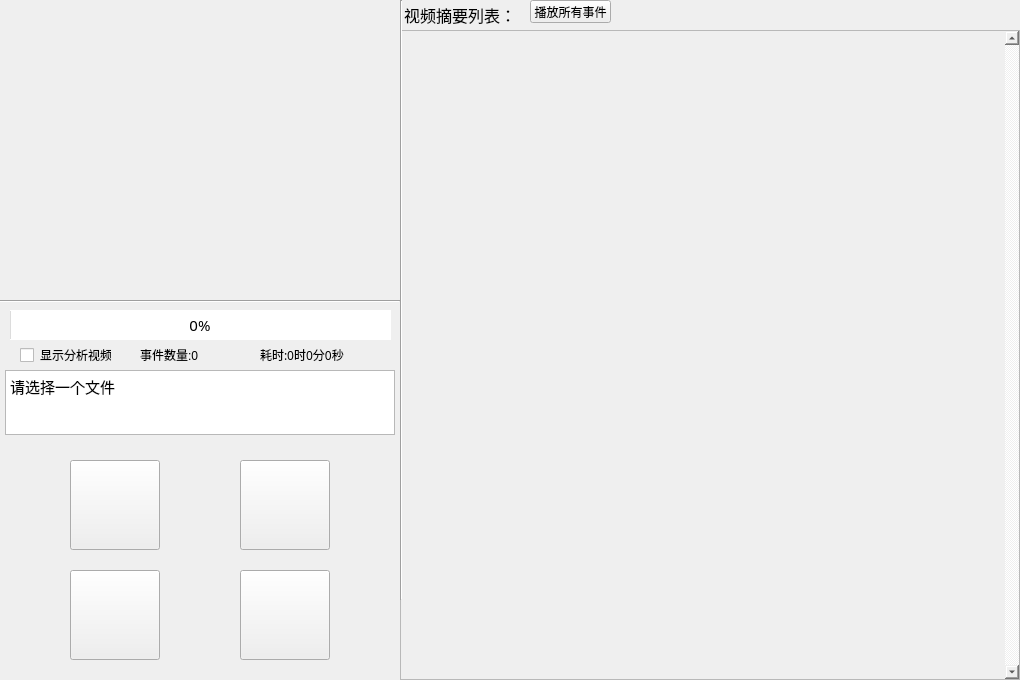
<?xml version="1.0" encoding="UTF-8"?>
<ui version="4.0">
 <class>VideoAbstract_QTverClass</class>
 <widget class="QWidget" name="VideoAbstract_QTverClass">
  <property name="geometry">
   <rect>
    <x>0</x>
    <y>0</y>
    <width>1020</width>
    <height>680</height>
   </rect>
  </property>
  <property name="minimumSize">
   <size>
    <width>900</width>
    <height>600</height>
   </size>
  </property>
  <property name="windowTitle">
   <string>面向自定义特征的监控视频目标智能识别系统</string>
  </property>
  <property name="windowIcon">
   <iconset resource="mainwindow.qrc">
    <normaloff>:/MainWindow/Resources/windowIcon.png</normaloff>:/MainWindow/Resources/windowIcon.png</iconset>
  </property>
  <property name="styleSheet">
   <string notr="true">border-color: rgb(255, 19, 125);</string>
  </property>
  <widget class="QWidget" name="left_widget_down" native="true">
   <property name="geometry">
    <rect>
     <x>0</x>
     <y>300</y>
     <width>400</width>
     <height>380</height>
    </rect>
   </property>
   <property name="font">
    <font>
     <family>宋体</family>
     <pointsize>11</pointsize>
    </font>
   </property>
   <property name="styleSheet">
    <string notr="true">border-color: rgb(158, 151, 255);</string>
   </property>
   <widget class="QPushButton" name="open_file_button">
    <property name="geometry">
     <rect>
      <x>70</x>
      <y>160</y>
      <width>90</width>
      <height>90</height>
     </rect>
    </property>
    <property name="toolTip">
     <string>打开视频</string>
    </property>
    <property name="text">
     <string/>
    </property>
    <property name="icon">
     <iconset resource="mainwindow.qrc">
      <normaloff>:/MainWindow/Resources/openvideo.png</normaloff>:/MainWindow/Resources/openvideo.png</iconset>
    </property>
    <property name="iconSize">
     <size>
      <width>75</width>
      <height>75</height>
     </size>
    </property>
   </widget>
   <widget class="QPushButton" name="setting_button">
    <property name="geometry">
     <rect>
      <x>240</x>
      <y>270</y>
      <width>90</width>
      <height>90</height>
     </rect>
    </property>
    <property name="toolTip">
     <string>参数设置</string>
    </property>
    <property name="text">
     <string/>
    </property>
    <property name="icon">
     <iconset resource="mainwindow.qrc">
      <normaloff>:/MainWindow/Resources/setting.png</normaloff>:/MainWindow/Resources/setting.png</iconset>
    </property>
    <property name="iconSize">
     <size>
      <width>75</width>
      <height>75</height>
     </size>
    </property>
   </widget>
   <widget class="QPushButton" name="analysis_button">
    <property name="geometry">
     <rect>
      <x>240</x>
      <y>160</y>
      <width>90</width>
      <height>90</height>
     </rect>
    </property>
    <property name="toolTip">
     <string>开始分析</string>
    </property>
    <property name="styleSheet">
     <string notr="true">border-color: rgb(255, 0, 0);</string>
    </property>
    <property name="text">
     <string/>
    </property>
    <property name="icon">
     <iconset resource="mainwindow.qrc">
      <normaloff>:/MainWindow/Resources/startanalyze.png</normaloff>:/MainWindow/Resources/startanalyze.png</iconset>
    </property>
    <property name="iconSize">
     <size>
      <width>75</width>
      <height>75</height>
     </size>
    </property>
   </widget>
   <widget class="QProgressBar" name="progress_bar">
    <property name="geometry">
     <rect>
      <x>10</x>
      <y>10</y>
      <width>381</width>
      <height>30</height>
     </rect>
    </property>
    <property name="font">
     <font>
      <family>Agency FB</family>
      <pointsize>11</pointsize>
     </font>
    </property>
    <property name="value">
     <number>0</number>
    </property>
    <property name="alignment">
     <set>Qt::AlignCenter</set>
    </property>
   </widget>
   <widget class="QLabel" name="progress_label">
    <property name="geometry">
     <rect>
      <x>260</x>
      <y>40</y>
      <width>100</width>
      <height>30</height>
     </rect>
    </property>
    <property name="font">
     <font>
      <family>宋体</family>
      <pointsize>9</pointsize>
     </font>
    </property>
    <property name="text">
     <string>耗时:0时0分0秒</string>
    </property>
    <property name="alignment">
     <set>Qt::AlignJustify|Qt::AlignVCenter</set>
    </property>
   </widget>
   <widget class="QPushButton" name="search_button">
    <property name="geometry">
     <rect>
      <x>70</x>
      <y>270</y>
      <width>90</width>
      <height>90</height>
     </rect>
    </property>
    <property name="toolTip">
     <string>摘要检索</string>
    </property>
    <property name="text">
     <string/>
    </property>
    <property name="icon">
     <iconset resource="mainwindow.qrc">
      <normaloff>:/MainWindow/Resources/search.png</normaloff>:/MainWindow/Resources/search.png</iconset>
    </property>
    <property name="iconSize">
     <size>
      <width>90</width>
      <height>90</height>
     </size>
    </property>
   </widget>
   <widget class="QTextBrowser" name="progress_info">
    <property name="geometry">
     <rect>
      <x>5</x>
      <y>70</y>
      <width>390</width>
      <height>65</height>
     </rect>
    </property>
    <property name="font">
     <font>
      <family>宋体</family>
      <pointsize>11</pointsize>
     </font>
    </property>
    <property name="frameShadow">
     <enum>QFrame::Sunken</enum>
    </property>
    <property name="html">
     <string>&lt;!DOCTYPE HTML PUBLIC &quot;-//W3C//DTD HTML 4.0//EN&quot; &quot;http://www.w3.org/TR/REC-html40/strict.dtd&quot;&gt;
&lt;html&gt;&lt;head&gt;&lt;meta name=&quot;qrichtext&quot; content=&quot;1&quot; /&gt;&lt;style type=&quot;text/css&quot;&gt;
p, li { white-space: pre-wrap; }
&lt;/style&gt;&lt;/head&gt;&lt;body style=&quot; font-family:'宋体'; font-size:11pt; font-weight:400; font-style:normal;&quot;&gt;
&lt;p style=&quot; margin-top:0px; margin-bottom:0px; margin-left:0px; margin-right:0px; -qt-block-indent:0; text-indent:0px;&quot;&gt;请选择一个文件&lt;/p&gt;&lt;/body&gt;&lt;/html&gt;</string>
    </property>
   </widget>
   <widget class="QCheckBox" name="show_video_check_box">
    <property name="geometry">
     <rect>
      <x>20</x>
      <y>40</y>
      <width>91</width>
      <height>30</height>
     </rect>
    </property>
    <property name="text">
     <string>显示分析视频</string>
    </property>
   </widget>
   <widget class="QLabel" name="event_count_label">
    <property name="geometry">
     <rect>
      <x>140</x>
      <y>40</y>
      <width>91</width>
      <height>30</height>
     </rect>
    </property>
    <property name="text">
     <string>事件数量:0</string>
    </property>
   </widget>
   <widget class="QLabel" name="label_time1">
    <property name="geometry">
     <rect>
      <x>10</x>
      <y>190</y>
      <width>54</width>
      <height>21</height>
     </rect>
    </property>
    <property name="text">
     <string/>
    </property>
   </widget>
   <widget class="QLabel" name="label_time2">
    <property name="geometry">
     <rect>
      <x>10</x>
      <y>310</y>
      <width>54</width>
      <height>21</height>
     </rect>
    </property>
    <property name="text">
     <string/>
    </property>
   </widget>
   <widget class="QLabel" name="label_time3">
    <property name="geometry">
     <rect>
      <x>340</x>
      <y>200</y>
      <width>54</width>
      <height>21</height>
     </rect>
    </property>
    <property name="text">
     <string/>
    </property>
   </widget>
   <widget class="QLabel" name="label_time4">
    <property name="geometry">
     <rect>
      <x>340</x>
      <y>300</y>
      <width>54</width>
      <height>21</height>
     </rect>
    </property>
    <property name="text">
     <string/>
    </property>
   </widget>
  </widget>
  <widget class="QWidget" name="left_widget_up" native="true">
   <property name="geometry">
    <rect>
     <x>0</x>
     <y>0</y>
     <width>400</width>
     <height>300</height>
    </rect>
   </property>
   <widget class="QLabel" name="video_label">
    <property name="geometry">
     <rect>
      <x>0</x>
      <y>0</y>
      <width>400</width>
      <height>300</height>
     </rect>
    </property>
    <property name="text">
     <string/>
    </property>
    <property name="pixmap">
     <pixmap resource="mainwindow.qrc">:/MainWindow/Resources/nocapture.png</pixmap>
    </property>
   </widget>
  </widget>
  <widget class="QWidget" name="right_widget" native="true">
   <property name="geometry">
    <rect>
     <x>400</x>
     <y>0</y>
     <width>620</width>
     <height>680</height>
    </rect>
   </property>
   <property name="sizePolicy">
    <sizepolicy hsizetype="Preferred" vsizetype="Preferred">
     <horstretch>0</horstretch>
     <verstretch>0</verstretch>
    </sizepolicy>
   </property>
   <widget class="QScrollArea" name="scrollArea">
    <property name="geometry">
     <rect>
      <x>0</x>
      <y>30</y>
      <width>620</width>
      <height>650</height>
     </rect>
    </property>
    <property name="sizePolicy">
     <sizepolicy hsizetype="Expanding" vsizetype="Expanding">
      <horstretch>0</horstretch>
      <verstretch>0</verstretch>
     </sizepolicy>
    </property>
    <property name="verticalScrollBarPolicy">
     <enum>Qt::ScrollBarAlwaysOn</enum>
    </property>
    <property name="widgetResizable">
     <bool>true</bool>
    </property>
    <widget class="QWidget" name="scrollAreaWidgetContents">
     <property name="geometry">
      <rect>
       <x>0</x>
       <y>0</y>
       <width>601</width>
       <height>648</height>
      </rect>
     </property>
    </widget>
   </widget>
   <widget class="QLabel" name="label_2">
    <property name="geometry">
     <rect>
      <x>0</x>
      <y>0</y>
      <width>111</width>
      <height>30</height>
     </rect>
    </property>
    <property name="font">
     <font>
      <family>宋体</family>
      <pointsize>12</pointsize>
     </font>
    </property>
    <property name="text">
     <string> 视频摘要列表：</string>
    </property>
   </widget>
   <widget class="QPushButton" name="pushButton_playAll">
    <property name="geometry">
     <rect>
      <x>130</x>
      <y>0</y>
      <width>81</width>
      <height>23</height>
     </rect>
    </property>
    <property name="text">
     <string>播放所有事件</string>
    </property>
   </widget>
  </widget>
  <widget class="Line" name="line_h">
   <property name="geometry">
    <rect>
     <x>0</x>
     <y>300</y>
     <width>400</width>
     <height>3</height>
    </rect>
   </property>
   <property name="orientation">
    <enum>Qt::Horizontal</enum>
   </property>
  </widget>
  <widget class="Line" name="line_v">
   <property name="geometry">
    <rect>
     <x>400</x>
     <y>0</y>
     <width>3</width>
     <height>600</height>
    </rect>
   </property>
   <property name="orientation">
    <enum>Qt::Vertical</enum>
   </property>
  </widget>
 </widget>
 <layoutdefault spacing="6" margin="11"/>
 <resources>
  <include location="mainwindow.qrc"/>
 </resources>
 <connections/>
</ui>
